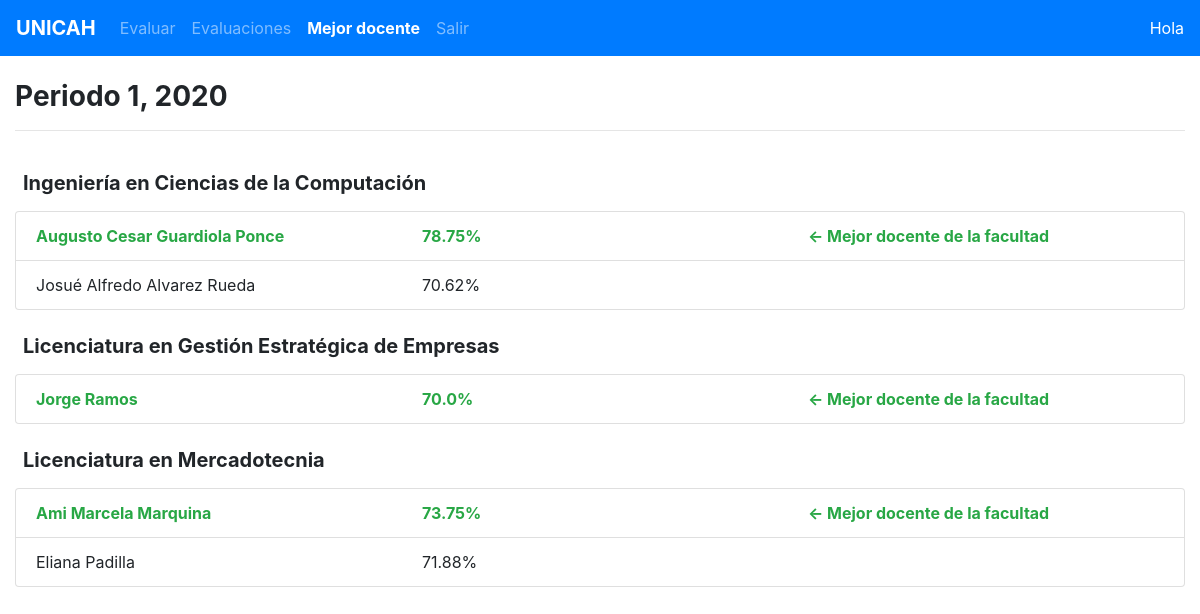
The page /evaluaciones/mejor-docente/ (signed in) on the database its author committed.
### app/models.py (models this page shows, shortened)
class Periodo(models.Model):
	numero = models.SmallIntegerField()
	anio = models.SmallIntegerField()
	def __str__(self):
		return f'{self.numero}, {self.anio}'

class Facultad(models.Model):
	nombre_completo = models.CharField(max_length=100)
	nombre_corto = models.CharField(max_length=30)

class Docente(models.Model):
	nombre = models.CharField(max_length=30)
	apellido = models.CharField(max_length=30)
	estado = models.BooleanField(default=True)
	facultad = models.ForeignKey(Facultad, on_delete=models.CASCADE, null=True, blank=True)

### app/views.py (the view)
# urls.py: path('evaluaciones/mejor-docente/', views.mejor_docente, name='mejor_docente'),
@login_required()
def mejor_docente(request):
	request.session['page'] = 'mejor_docente'
	anio = datetime.now().year
	periodo = Periodo.objects.filter(anio=anio).annotate(Max('numero'))[0]
	evaluaciones = Evaluacion.objects.filter(periodo=periodo)
	docentes_id = list(evaluaciones.values_list('docente', flat=True).distinct())
	evaluacion_x_docente = []
	for id in docentes_id:
		docente = Docente.objects.get(pk=id)
		evals 	= Evaluacion.objects.filter(periodo=periodo, docente=docente)
		acum_evals = 0
		for e in evals:
			variables = e.detalleevaluacion_set.all()
			acum_eva = 0
			acum_max = 0
			for v in variables:
				acum_eva += v.calificacion
				acum_max += 5
			prom = (acum_eva / acum_max) * 100
			acum_evals += prom
		prom_general = acum_evals / evals.count()
		evaluacion_x_docente.append({
			'docente': docente,
			'facultad': docente.facultad.nombre_completo,
			'promedio': round(prom_general, 2)
		})
	evaluacion_x_docente = sorted(evaluacion_x_docente, key = lambda i: (i['facultad'], -i['promedio']))
	ctx = {
		'periodo': periodo,
		'evaluaciones': evaluacion_x_docente
	}
	return render(request, 'mejor_docente.html', ctx)

### app/templates/mejor_docente.html (shortened to what this page needs)
{% extends "base.html" %}
{% load static %}
{% load l10n %}
{% block contenido %}
	<div class="row">
		<div class="col">
			<h3><strong>Periodo {{ periodo }}</strong></h3> <hr>
		</div>
	</div>
	<div class="row">
		<div class="col">
			{% regroup evaluaciones by facultad as facultad_list %}
			{% for f in facultad_list %}
				<h5 class="mt-4 pl-2 mb-3"><strong>{{ f.grouper }}</strong></h5>
				<ul class="list-group">
					{% for d in f.list %}
					<li class="list-group-item {% if forloop.counter == 1 %}text-success font-weight-bold{% endif %}">
						<div class="row">
							<div class="col">{{ d.docente.nombre }} {{ d.docente.apellido }}</div>
							<div class="col">{{ d.promedio|unlocalize }}%</div>
							<div class="col">
								{% if forloop.counter == 1 %}
									← Mejor docente de la facultad
								{% endif %}
							</div>
						</div>
					</li>
					{% endfor %}
				</ul>
			{% endfor %}
		</div>
	</div>
{% endblock %}

### rows shown on the page
Periodo: numero+anio "1, 2020"
Facultad: grouper "Ingeniería en Ciencias de la Computación"
Docente: docente.nombre "Augusto Cesar", docente.apellido "Guardiola Ponce", promedio "78.75", shows "← Mejor docente de la facultad"
Docente: docente.nombre "Josué Alfredo", docente.apellido "Alvarez Rueda", promedio "70.62"
Facultad: grouper "Licenciatura en Gestión Estratégica de Empresas"
Docente: docente.nombre "Jorge", docente.apellido "Ramos", promedio "70.0", shows "← Mejor docente de la facultad"
Facultad: grouper "Licenciatura en Mercadotecnia"
Docente: docente.nombre "Ami Marcela", docente.apellido "Marquina", promedio "73.75", shows "← Mejor docente de la facultad"
Docente: docente.nombre "Eliana", docente.apellido "Padilla", promedio "71.88"
